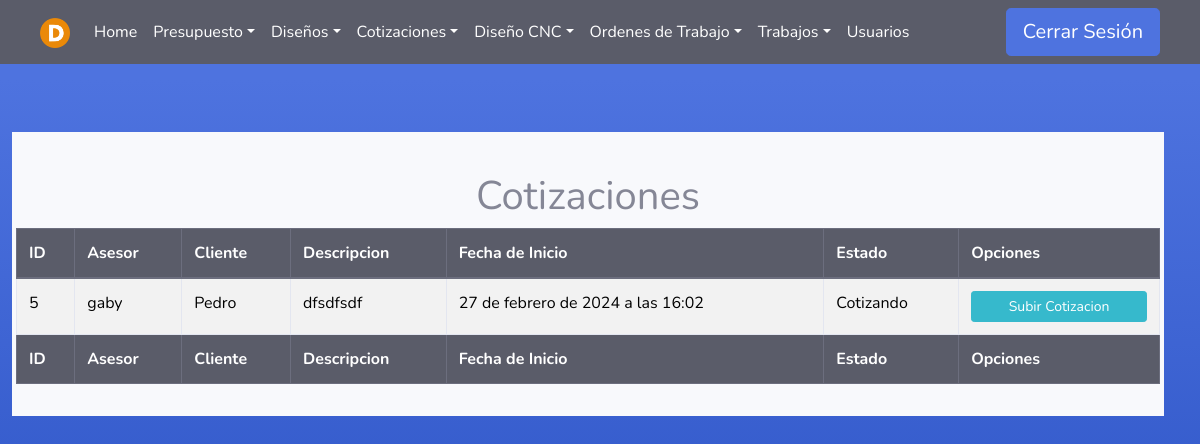
/Cotizaciones/ (signed in), run on an earlier commit of the app's database.
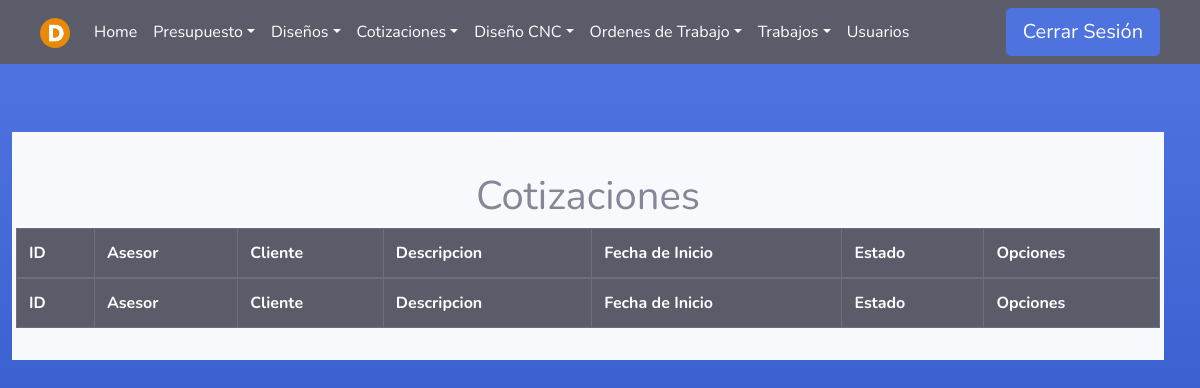
And on a later commit of the database.
### Asesores/models.py (models this page shows)
class Presupuesto(models.Model):
    asesor = models.ForeignKey(User, on_delete=models.PROTECT, null=False, blank=False)
    fecha_inicio = models.DateTimeField(null=False, auto_now_add=True, blank=False)
    cliente = models.CharField(max_length=100, null=False, blank=False)
    descripcion = models.TextField(null=False, blank=False)
    estado=models.TextField(null=True, blank=True)
    fecha_fin = models.DateTimeField(null=True, blank=True)

### Cotizadores/views.py (the view)
# urls.py: path('', cotizador_views.cotDisponibles , name='Cotizaciones'),
@login_required(login_url='index')
def cotDisponibles(request):
    user = request.user
    if user.groups.filter(name='Cotizador').exists() or user.groups.filter(name='Administrador').exists() or user.is_superuser:
        presupuestos_cotizacion = Presupuesto.objects.filter(estado='Cotizando')
        presupuestos_con_diseños = []
        for presupuesto in presupuestos_cotizacion:
            diseño = Diseno.objects.filter(presupuesto=presupuesto, estado__exact='Cotizando').first()
            presupuestos_con_diseños.append({'presupuesto': presupuesto, 'diseño': diseño})
        return render(request, 'Cotizador/listado.html', {'pres': presupuestos_con_diseños})
    else:
        error = "No tienes permiso para acceder a esta página."
        return render(request, '404.html', {'error': error})

### Templates/Cotizador/listado.html (shortened to what this page needs)
{% extends 'tables.html' %}
{% block botones%}
<div class="text-center">
    <br>
    <h1>Cotizaciones</h1>
</div>
{% endblock %}
{% load static %}
{% block head %}
<th>ID</th>
{% if user.is_superuser or user.groups.all.0.name == "Administrador" %}
<th>Asesor</th>
{% endif %}
<th>Cliente</th>
<th>Descripcion</th>
<th>Fecha de Inicio</th>
<th>Estado</th>
<th>Opciones</th>
{% endblock %}
{% block tbody %}
{% for p in pres %}
<tr>
    <td>{{ p.presupuesto.id }}</td>
    {% if user.is_superuser or user.groups.all.0.name == "Administrador" %}
    {% if p.presupuesto.asesor.first_name and p.presupuesto.asesor.last_name %}
    <td>{{ p.presupuesto.asesor.first_name}} {{ p.presupuesto.asesor.last_name}}</td>
    {% else %}
    <td>{{ p.presupuesto.asesor.username}}</td>
    {% endif %}
    {% endif %}
    <td>{{ p.presupuesto.cliente }}</td>
    <td>{{ p.presupuesto.descripcion }}</td>
    <td>{{ p.presupuesto.fecha_inicio }}</td>
    <td>{{ p.presupuesto.estado }}</td>
    <td>
        <div>
            <a class="btn btn-info btn-sm btn-block" href="/Cotizaciones/Informacion/{{ p.presupuesto.id}}/">Subir Cotizacion</a>
        </div>
    </td>
</tr>
{% endfor %}
{% endblock %}
{% block footer %}
<th>ID</th>
{% if user.is_superuser or user.groups.all.0.name == "Administrador" %}
<th>Asesor</th>
{% endif %}
<th>Cliente</th>
<th>Descripcion</th>
<th>Fecha de Inicio</th>
<th>Estado</th>
<th>Opciones</th>
{% endblock %}

What changed in the data, as far as the page shows it:
no longer on this page (row edited): Presupuesto: presupuesto.id "5", presupuesto.asesor.username "gaby", presupuesto.cliente "Pedro", presupuesto.descripcion "dfsdfsdf", presupuesto.fecha_inicio "27 de febrero de 2024 a las 16:02", presupuesto.estado "Cotizando"
